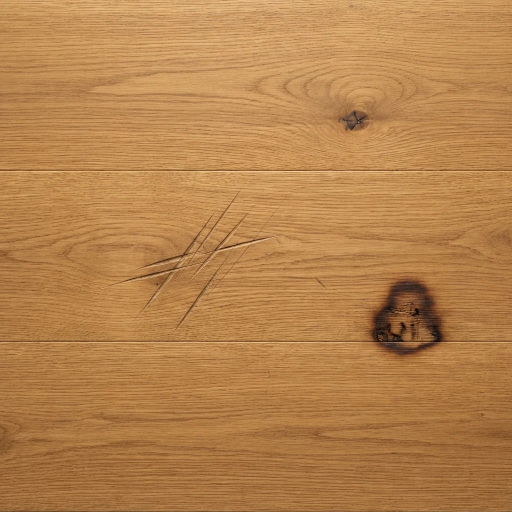
#> input picture Practica18 LBP/madera.webp, 1024 x 1024 px (shown at 1/2 size)
$ python defectos.py
#> lines starting #> are read from the running program, lines starting #| are printed output that depends on the picture
import cv2
import numpy as np
from skimage.feature import local_binary_pattern

# ============================================================
# CONFIGURACION DETECTOR DE DEFECTOS (ANOMALIAS)
# ============================================================
P = 8
R = 1
METHOD = "ror"       # Invariante a rotación (ideal para vetas de madera)
PATCH_SIZE = 48      # Tamaño de la ventana de inspección (en píxeles)
STRIDE = 12          # Qué tanto avanza la ventana en cada paso
MAX_DEFECTS = 100

# [11 lines left out: functions calculate_lbp, calculate_histogram, not called in this run]

# 1. Cargar imagen de la lámina de madera
image = cv2.imread("./madera.webp")
#> image is the input picture: shape (1024, 1024, 3); mean B, G, R 76.8, 130.8, 181.9
if image is None:
    raise ValueError("No se pudo cargar la imagen.")

if image.shape[1] > 900:
    scale = 900 / image.shape[1]
#> scale = 0.879
    image = cv2.resize(image, None, fx=scale, fy=scale)
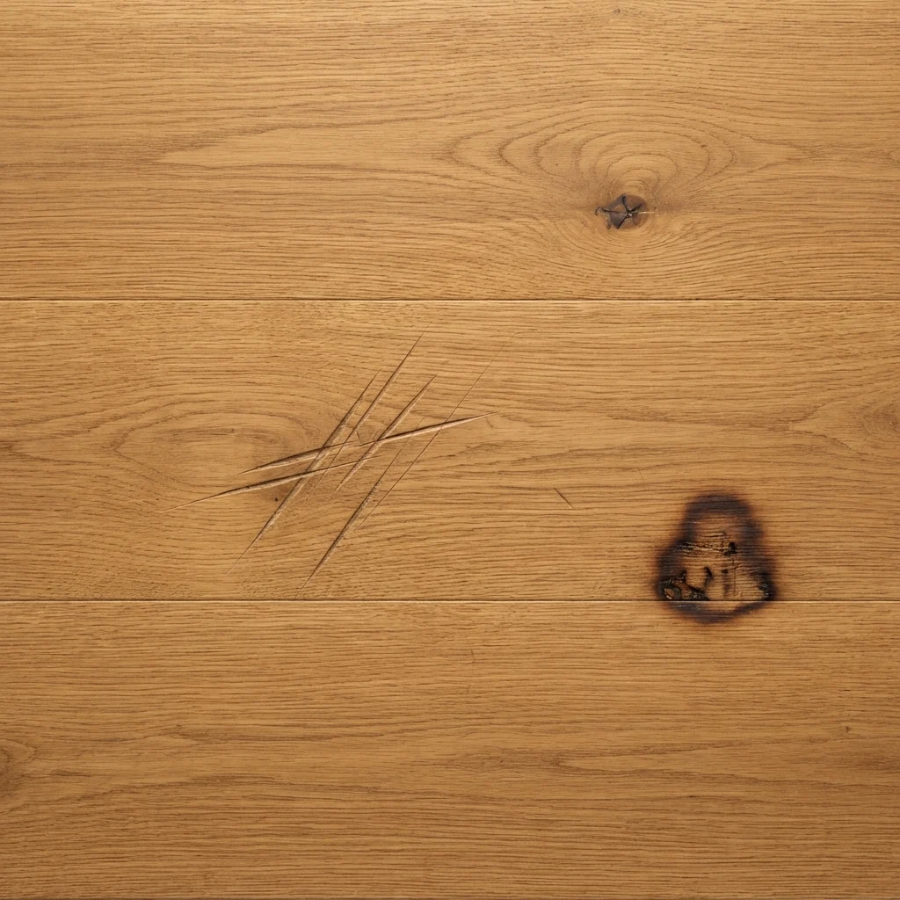
#> image: shape (900, 900, 3); mean B, G, R 76.7, 130.7, 181.8

gray = cv2.cvtColor(image, cv2.COLOR_BGR2GRAY)
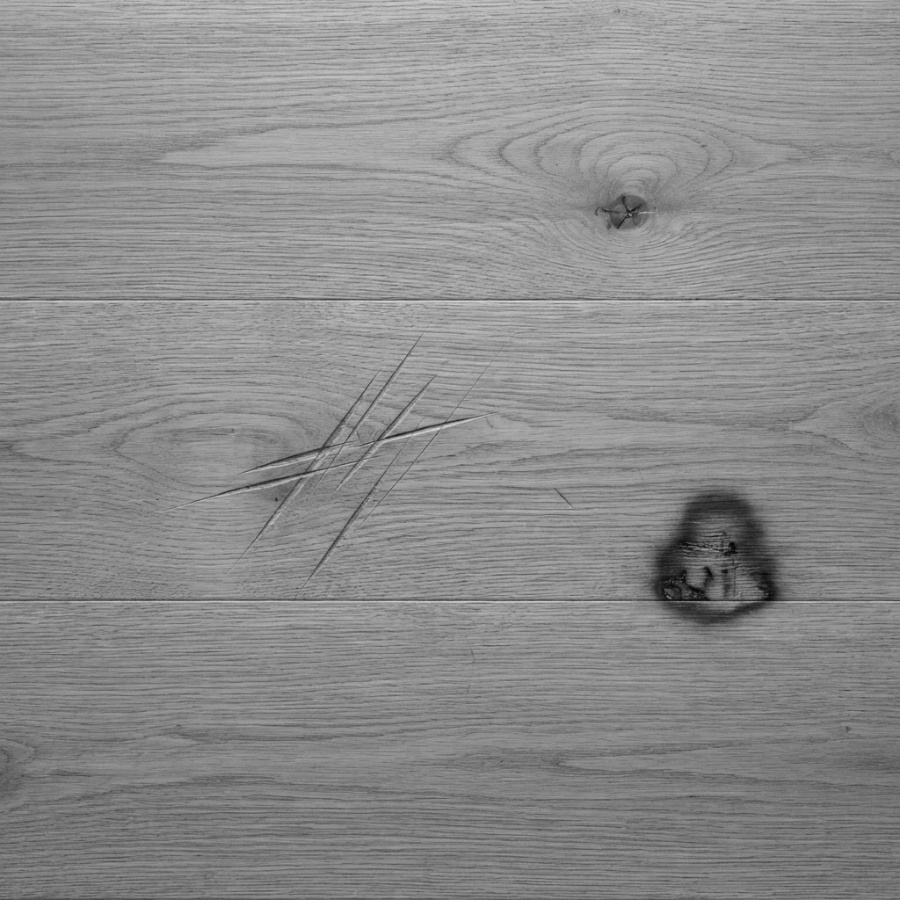
#> gray: shape (900, 900); min 4, max 215, mean 139.8

# 2. Seleccionar una zona de MADERA SANA (sin rayaduras ni quemaduras)
print("Selecciona un cuadro de textura SANA / SIN DEFECTOS y presiona ENTER.")
#> (the run stopped early here; a loop or call above may not have finished)
